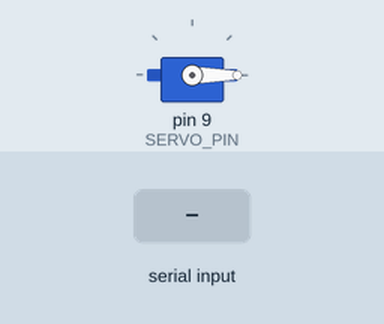
A sketch run on a simulated Arduino Uno, built with avr-gcc and run on an emulated ATmega328P. On the bench: servo. The inputs (shaded band) are chosen by the test bench. What the sketch prints to the serial monitor is not drawn.

Above: at 8.1 s.
8.2 s: "A,45\n" received over Serial
At 9.3 s:
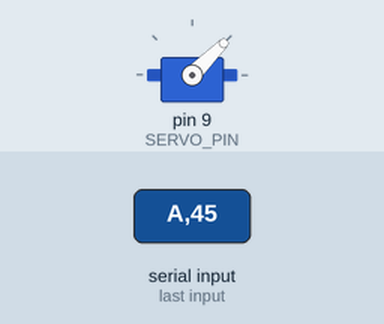
10.7 s: "A90\n" received over Serial
At 11.2 s:
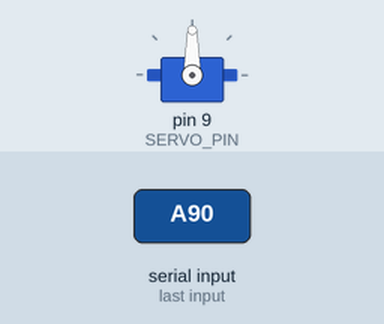
12.2 s: "A" received over Serial
At 14.1 s:
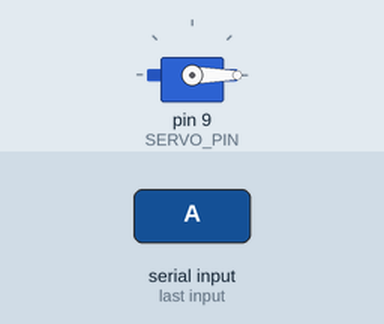
Timing chart, 0 to 15.6 s (numbered marks = the images above; inputs shaded):
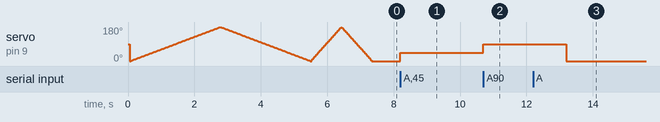

Measured:
- after the input at 8.2 s, servo on pin 9 (SERVO_PIN): 0° → 45° at once
- after the input at 10.7 s, servo on pin 9 (SERVO_PIN): 45° → 90° at once
- after the input at 12.2 s, servo on pin 9 (SERVO_PIN): 90° → 0° after 1.0 s

The sketch:

servo.ino
```cpp
/*
  FS5103B Servo Test – pin 9
  ---------------------------------
  Wiring
    • Servo orange (signal)  -> Arduino D9
    • Servo red    (Vcc)     -> 5 V supply*
    • Servo brown  (GND)     -> Arduino GND

  *If the servo stalls it can draw up to ~1 A; use a separate 5–6 V source and
   join the grounds.

  Open the Serial Monitor at 9600 baud for the interactive test.
*/

#include <Servo.h>

constexpr uint8_t SERVO_PIN = 9;
constexpr int BASIC_DELAY   = 15;      // ms between steps
constexpr int US_MIN        = 600;     // datasheet min pulse for ~0° servo_datasheet.pdf](file-service://file-TZenhACwi1vbCf8c3hR1Fs)
constexpr int US_MAX        = 2400;    // datasheet max pulse for ~180° servo_datasheet.pdf](file-service://file-TZenhACwi1vbCf8c3hR1Fs)

Servo motor;
bool firstLoopDone = false;

void setup() {
  motor.attach(SERVO_PIN, US_MIN, US_MAX); // lock pulse range
  Serial.begin(9600);
  Serial.println(F("\nFS5103B Servo tester"));
  Serial.println(F("Commands: A<angle 0-180>   or   P<pulse 500-2500>"));
  Serial.println(F("----- Starting automatic tests -----"));
}

void loop() {
  if (!firstLoopDone) {
    basicSweep();
    extendedSweep();
    firstLoopDone = true;
    Serial.println(F("----- Automatic tests complete – enter commands -----"));
  }
  interactiveControl();
}

// Test 1 – basic 0-180 sweep using standard write()
void basicSweep() {
  for (int pos = 0; pos <= 180; pos++) {
    motor.write(pos);
    delay(BASIC_DELAY);
  }
  for (int pos = 180; pos >= 0; pos--) {
    motor.write(pos);
    delay(BASIC_DELAY);
  }
}

// Test 2 – full-range sweep with writeMicroseconds()
void extendedSweep() {
  for (int us = US_MIN; us <= US_MAX; us += 10) {
    motor.writeMicroseconds(us);
    delay(5);
  }
  for (int us = US_MAX; us >= US_MIN; us -= 10) {
    motor.writeMicroseconds(us);
    delay(5);
  }
}

// Test 3 – interactive: read Serial for “A###” or “P####”
void interactiveControl() {
  if (!Serial.available()) return;

  char type = Serial.read();
  long value = Serial.parseInt(); // reads the following number
  if (type == 'A' && value >= 0 && value <= 180) {
    motor.write(value);
    Serial.print(F("Angle set to "));
    Serial.println(value);
  } else if (type == 'P' && value >= 500 && value <= 2500) {
    motor.writeMicroseconds(value);
    Serial.print(F("Pulse set to "));
    Serial.print(value);
    Serial.println(F(" µs"));
  } else {
    Serial.println(F("Invalid command."));
  }
}
```
